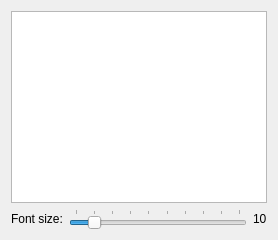
        <widget class="QWidget" name="tab_debug">
         <attribute name="icon">
          <iconset>
           <normalon>:/icons/img/view-list-details.svg</normalon>
          </iconset>
         </attribute>
         <attribute name="title">
          <string>Debug</string>
         </attribute>
         <layout class="QGridLayout" name="gridLayout_1">
          <item row="2" column="0">
           <widget class="QLabel" name="label_8">
            <property name="text">
             <string>Font size:</string>
            </property>
           </widget>
          </item>
          <item row="2" column="1">
           <widget class="QSlider" name="hs_debug_font_size">
            <property name="minimum">
             <number>5</number>
            </property>
            <property name="maximum">
             <number>50</number>
            </property>
            <property name="pageStep">
             <number>5</number>
            </property>
            <property name="value">
             <number>10</number>
            </property>
            <property name="sliderPosition">
             <number>10</number>
            </property>
            <property name="orientation">
             <enum>Qt::Orientation::Horizontal</enum>
            </property>
            <property name="tickPosition">
             <enum>QSlider::TickPosition::TicksAbove</enum>
            </property>
           </widget>
          </item>
          <item row="1" column="0" colspan="3">
           <widget class="QTextEdit" name="te_debug">
            <property name="font">
             <font>
              <family>Courier</family>
              <pointsize>12</pointsize>
              <bold>true</bold>
             </font>
            </property>
            <property name="lineWrapMode">
             <enum>QTextEdit::LineWrapMode::NoWrap</enum>
            </property>
            <property name="textInteractionFlags">
             <set>Qt::TextInteractionFlag::LinksAccessibleByKeyboard|Qt::TextInteractionFlag::LinksAccessibleByMouse|Qt::TextInteractionFlag::TextBrowserInteraction|Qt::TextInteractionFlag::TextSelectableByKeyboard|Qt::TextInteractionFlag::TextSelectableByMouse</set>
            </property>
           </widget>
          </item>
          <item row="2" column="2">
           <widget class="QLabel" name="label_9">
            <property name="text">
             <string>10</string>
            </property>
           </widget>
          </item>
         </layout>
        </widget>
